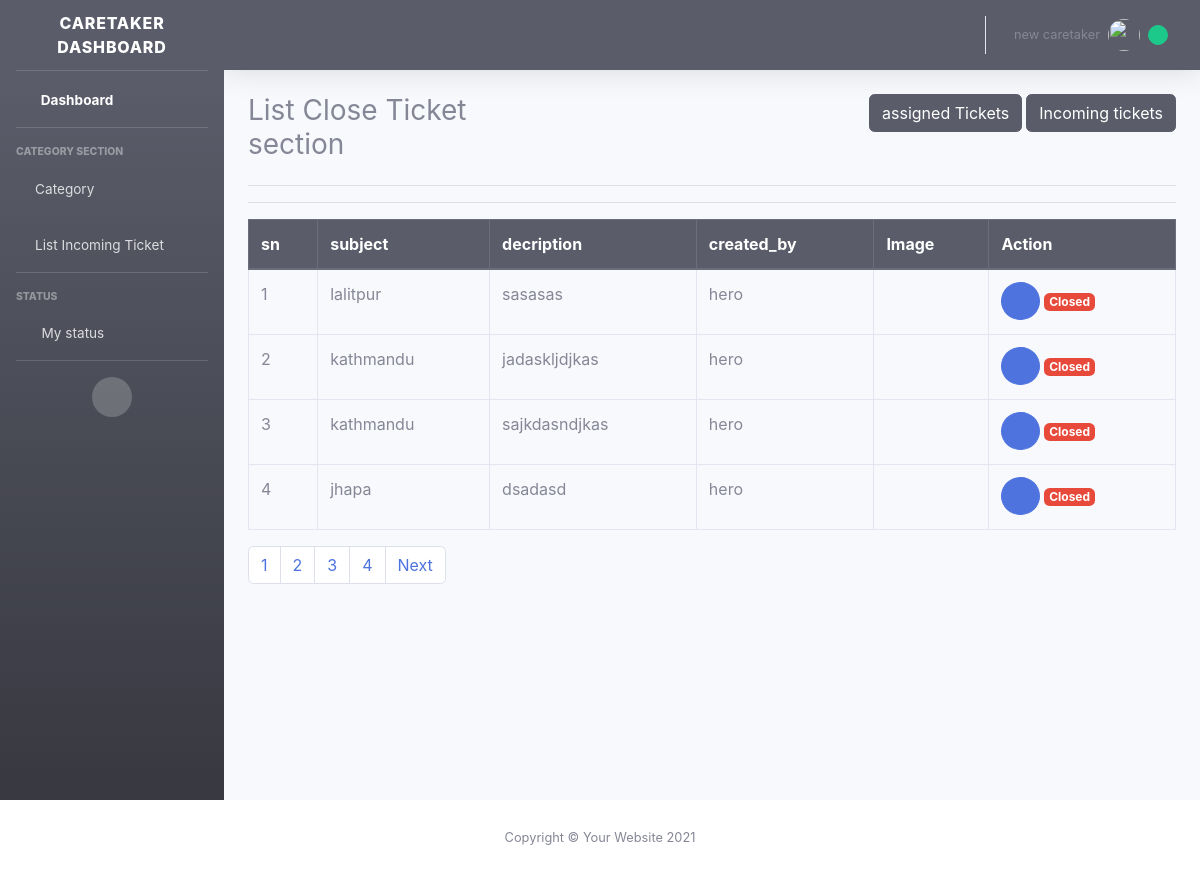
The app's page /user/caretaker/solved-ticket-list/ (signed in) with its own data.
### myUser/models.py (models this page shows, shortened)
class User(AbstractBaseUser):
    email = models.EmailField(unique=True,verbose_name='Email')
    name = models.CharField(max_length=20)
    address = models.CharField(max_length=30)
    phone_no = models.CharField(max_length=10)
    image = models.ImageField(upload_to='user/',null=True,blank=False)
    caretaker_status = models.CharField(max_length=9,choices=status,null=True,blank=True)
    is_customer = models.BooleanField(default=False)
    is_Caretaker = models.BooleanField(default=False)
    is_active = models.BooleanField(default=True)
    is_admin= models.BooleanField(default=False)
    created_at=models.DateTimeField(auto_now_add=True)
    updated_at=models.DateTimeField(auto_now=True)
    objects = UserManager()
    USERNAME_FIELD = 'email'
    REQUIRED_FIELDS  = ['name','address','phone_no']
    def __str__(self):
        return self.name

### Ticket/models.py (models this page shows, shortened)
class Ticket(models.Model):
    subject = models.CharField(max_length=30)
    description = models.TextField(max_length=50,blank=True,null=True)
    category  = models.ForeignKey(Category,models.CASCADE,null=True,blank=True)
    image = models.ImageField(upload_to='ticket/',null=True,blank=True)
    status = models.BooleanField(default=1)
    assignStatus = models.BooleanField(null=True,blank=True)
    created_by = models.ForeignKey(User, related_name= 'customerId' , on_delete=models.CASCADE, null=True, blank=True)
    created_at = models.DateTimeField(auto_now_add=True)
    updated_at = models.DateTimeField(auto_now=True)

### Ticket/views.py (the view)
# urls.py: path('caretaker/solved-ticket-list/',views.solvedClosedList,name='solve_ticket_list'),
@login_required(login_url="caretakerlogin")
def solvedClosedList(request):
    assign_ticket_list = ticketAssign.objects.select_related('ticketId').filter(caretakerId=request.user.id)
    bag = []
    for s in assign_ticket_list:
        result = (s.ticketId.id)
        bag.append(result)
    close_ticket = Ticket.objects.filter(id__in=bag,status=False).order_by('-updated_at')
    paginate = Paginator(close_ticket, 4)
    page_url = request.GET.get('page')
    try:
        ticket_info = paginate.page(page_url)
    except PageNotAnInteger:
        ticket_info = paginate.page(1)
    except EmptyPage:
        ticket_info = paginate.page(paginate.num_pages)
    data = {
    'info': ticket_info,
    'range': paginate
    }
    return render(request,'caretaker/tickets/solved_tickets.html',data)

### templates/careTaker/tickets/solved_tickets.html (shortened to what this page needs)
<!DOCTYPE html>
{% extends '../../caretaker/includes/dashboardhome.html' %}
{% load static %}
{% block 'body' %}
<div class="container-fluid">
    <div class="row" id="dashboardcustomer">
        <div class="col-4">
            <h3 id="customerDashboard">List Close Ticket section</h3>
        </div>
        <div class="col-8">
            <a class="btn btn-dark top-button" href="{% url 'incoming_ticket'  %}">Incoming tickets</a>
            <a class="btn btn-dark top-button mr-1" href="{% url 'assign_list' %}">assigned Tickets</a>
        </div>
    </div>
    <hr>
    <hr>
    {% if info %}
    <table class="table table-bordered table-hover ">
        <thead class="thead-dark">
        <tr>
            <th scope="col">sn</th>
            <th>subject</th>
            <th>decription</th>
            <th>created_by</th>
            <th>Image</th>
            <th>Action</th>
        </tr>
        </thead>
        <tbody>
        {% for t in info %}
        <tr>
            <td>{{forloop.counter}}</td>
            <td>{{t.subject}}</td>
            {% autoescape off %}
            <td>{{t.description}}</td>
            {% endautoescape %}
            <td>{{t.created_by}}</td>
            {% if t.image %}
            <td>
                <img src="{{MEDIA_URL}}{{t.image.url}}" height="50" width="50" alt="">
            </td>
            {% else %}
            <td>
            </td>
            {% endif %}
            <td>
                <a href="{% url 'view_details' t.id %}" class="btn btn-primary rounded-circle"><i
                        class="fa fa-eye "
                        title="Details info"></i></a>
                <span class="badge badge-danger">Closed</span>
            </td>
        </tr>
        {% endfor %}
        </tbody>
    </table>
     <nav aria-label="...">
                          <ul class="pagination">
                              {% for i in range.page_range %}
                               {% if i <= 4  %}
                            <li class="page-item"><a href="?page={{i}}" class="page-link" >{{i}}</a></li>
                              {% endif %}
                              {% endfor %}
                              {% if info.has_next %}
                            <li class="page-item">
                              <a class="page-link" href="?page={{info.next_page_number}}">Next</a>
                            </li>
                              {% endif %}
                          </ul>
                        </nav>
    {% else %}
    <h4>Sorry! You have not Solved  a Ticket yet</h4>
    {% endif %}
</div>
{% endblock %}

### templates/careTaker/includes/topbar.html (shortened to what this page needs)
 {% load static %}
                <nav class="navbar navbar-expand navbar-light bg-dark topbar mb-4 static-top shadow">
                    <ul class="navbar-nav ml-auto">
                        <li class="nav-item dropdown no-arrow">
                            <a class="nav-link dropdown-toggle " href="#" id="userDropdown" role="button"
                                data-toggle="dropdown" aria-haspopup="true" aria-expanded="false">
                                <span class="mr-2 d-none d-lg-inline text-gray-600 small">{{user.name}}</span>
                                {% if user.image %}
                                <img class="img-profile rounded-circle mr-2"
                                    src="{{MEDIA_URL}}{{user.image.url}}">
                                {% else %}
                                 <img class="img-profile rounded-circle mr-2"
                                    src="{% static 'images/default_image.png' %}">
                                {% endif  %}
                                {% if request.user.caretaker_status == "available" %}
                                <span class="mr-1 d-none d-lg-inline text-gray-600 small"><button class="btn btn-sm btn-circle btn-success" title="active" style="border-radius:100px;height:20px; width:20px;"></button></span>
                                {% else %}
                                <span class="mr-2 d-none d-lg-inline text-gray-600 small"><button class="btn btn-sm btn-circle btn-danger" title="busy" style="border-radius:100px;height:20px; width:20px;"></button></span>
                                {%  endif %}
                            </a>
                        </li>
                    </ul>
                </nav>

### static/css/style.css (style rules this page uses)
.navbar { background-color:black; }
.top-button { float:right; }

### records on screen
User: name "new caretaker"
Ticket: subject "lalitpur", description "sasasas", created_by "hero"
Ticket: subject "kathmandu", description "jadaskljdjkas", created_by "hero"
Ticket: subject "kathmandu", description "sajkdasndjkas", created_by "hero"
Ticket: subject "jhapa", description "dsadasd", created_by "hero"

### other values on screen
{{ i }} "1" "2" "3" "4"
